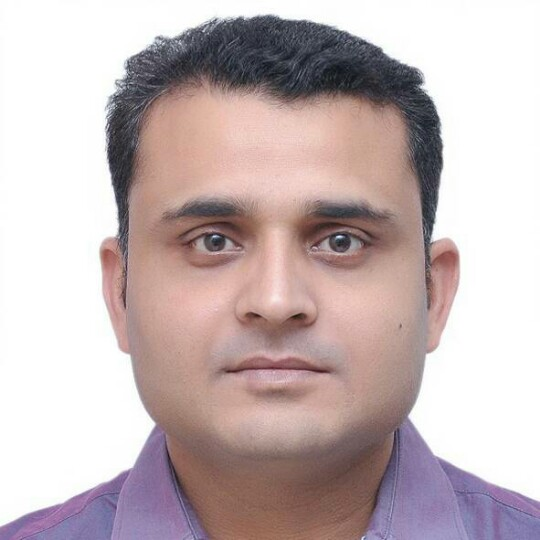
#> input picture image-processing-opencv/input1.jpg, 540 x 540 px
$ python brief.py
#> lines starting #> are read from the running program, lines starting #| are printed output that depends on the picture
import cv2
import numpy as np

img = cv2.imread('input1.jpg')
#> img is the input picture: shape (540, 540, 3); mean B, G, R 182.1, 181.5, 197
gray = cv2.cvtColor(img, cv2.COLOR_BGR2GRAY)
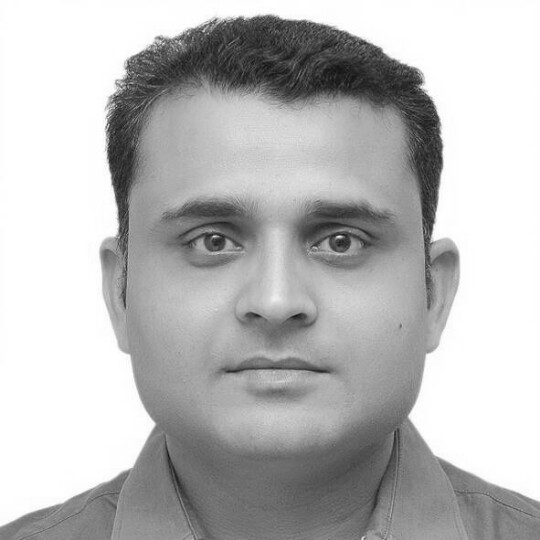
#> gray: shape (540, 540); min 18, max 255, mean 186.2

# Create FAST detector object
fast = cv2.FastFeatureDetector_create()
kps = fast.detect(gray, None)
#> kps = 2590 keypoints; strongest (x, y, size): (338, 236, 7), (214, 236, 7), (421, 86, 7), (340, 236, 7)

brief = cv2.xfeatures2d.BriefDescriptorExtractor_create()

kps, desc = brief.compute(gray, kps)
#> kps = 2373 keypoints; strongest (x, y, size): (338, 236, 7), (214, 236, 7), (421, 86, 7), (340, 236, 7)
blank = np.zeros((1, 1))
print('No. of keypoint Detected: ', len(kps))
#| No. of keypoint Detected:  2373

img = cv2.drawKeypoints(img, kps, blank, cv2.DRAW_MATCHES_FLAGS_DRAW_RICH_KEYPOINTS)
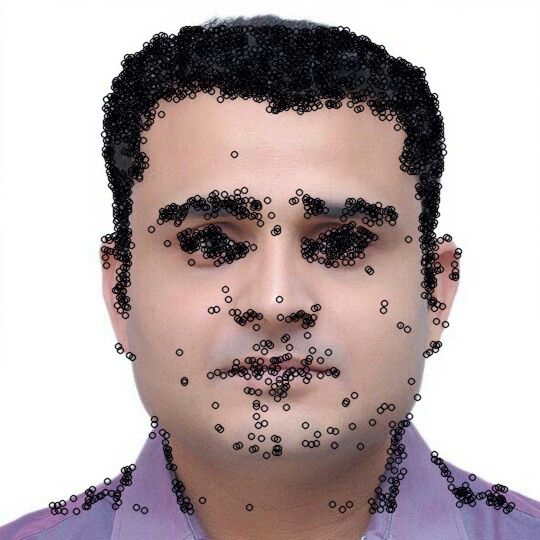
#> img: shape (540, 540, 3); mean B, G, R 169.3, 168.9, 182.8

cv2.imshow("Image", img)

cv2.waitKey(0)
cv2.destroyAllWindows()

$ run again, with image-processing-opencv/Sunflowers.jpg copied over image-processing-opencv/input1.jpg
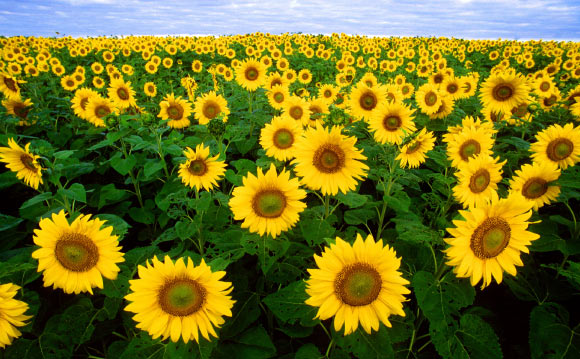
#> input picture image-processing-opencv/Sunflowers.jpg, 580 x 359 px
#> img is the input picture: shape (359, 580, 3); mean B, G, R 33.5, 114.1, 115.8
#> `gray = cv2.cvtColor(img, cv2.COLOR_BGR2GRAY)`:
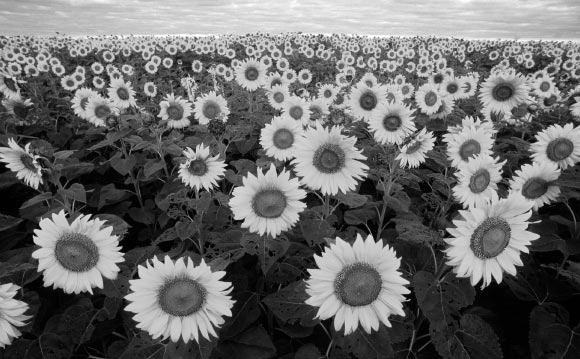
#> gray: shape (359, 580); min 0, max 255, mean 105.4
#> `kps = fast.detect(gray, None)`: kps = 7783 keypoints; strongest (x, y, size): (90, 214, 7), (409, 291, 7), (163, 261, 7), (375, 241, 7)
#> `kps, desc = brief.compute(gray, kps)`: kps = 6894 keypoints; strongest (x, y, size): (90, 214, 7), (409, 291, 7), (163, 261, 7), (375, 241, 7)
#| No. of keypoint Detected:  6894
#> `img = cv2.drawKeypoints(img, kps, blank, cv2.DRAW_MATCHES_FLAGS_DRAW_R..`:
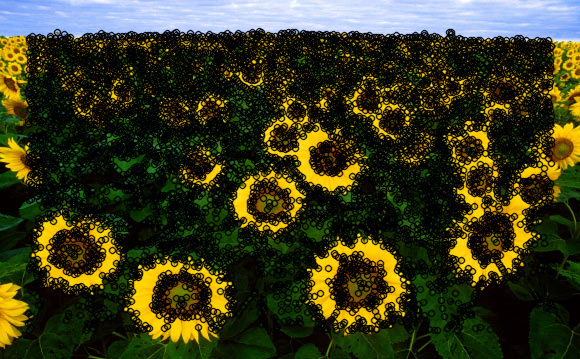
#> img: shape (359, 580, 3); mean B, G, R 28.7, 60.1, 59.4
